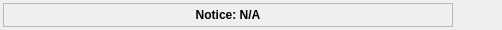
<?xml version="1.0" encoding="UTF-8"?>
<ui version="4.0">
 <class>NoticeLabel</class>
 <widget class="QWidget" name="NoticeLabel">
  <property name="geometry">
   <rect>
    <x>0</x>
    <y>0</y>
    <width>502</width>
    <height>30</height>
   </rect>
  </property>
  <property name="minimumSize">
   <size>
    <width>0</width>
    <height>30</height>
   </size>
  </property>
  <property name="windowTitle">
   <string>Notice</string>
  </property>
  <layout class="QHBoxLayout" name="horizontalLayout" stretch="1,0">
   <property name="leftMargin">
    <number>3</number>
   </property>
   <property name="topMargin">
    <number>3</number>
   </property>
   <property name="rightMargin">
    <number>3</number>
   </property>
   <property name="bottomMargin">
    <number>3</number>
   </property>
   <item>
    <widget class="QLabel" name="labelNotice">
     <property name="sizePolicy">
      <sizepolicy hsizetype="Preferred" vsizetype="Preferred">
       <horstretch>0</horstretch>
       <verstretch>0</verstretch>
      </sizepolicy>
     </property>
     <property name="font">
      <font>
       <bold>true</bold>
      </font>
     </property>
     <property name="autoFillBackground">
      <bool>true</bool>
     </property>
     <property name="frameShape">
      <enum>QFrame::Shape::StyledPanel</enum>
     </property>
     <property name="lineWidth">
      <number>3</number>
     </property>
     <property name="text">
      <string>Notice: N/A</string>
     </property>
     <property name="scaledContents">
      <bool>false</bool>
     </property>
     <property name="alignment">
      <set>Qt::AlignmentFlag::AlignCenter</set>
     </property>
     <property name="margin">
      <number>0</number>
     </property>
    </widget>
   </item>
   <item>
    <widget class="QPushButton" name="pushButtonClose">
     <property name="text">
      <string/>
     </property>
     <property name="icon">
      <iconset resource="../../libres/resources/icons.qrc">
       <normaloff>:/icons/trash.svg</normaloff>:/icons/trash.svg</iconset>
     </property>
     <property name="flat">
      <bool>true</bool>
     </property>
    </widget>
   </item>
  </layout>
 </widget>
 <resources>
  <include location="../../libres/resources/icons.qrc"/>
 </resources>
 <connections>
  <connection>
   <sender>pushButtonClose</sender>
   <signal>clicked()</signal>
   <receiver>NoticeLabel</receiver>
   <slot>closeNotice()</slot>
   <hints>
    <hint type="sourcelabel">
     <x>525</x>
     <y>38</y>
    </hint>
    <hint type="destinationlabel">
     <x>269</x>
     <y>39</y>
    </hint>
   </hints>
  </connection>
 </connections>
 <slots>
  <slot>closeNotice()</slot>
 </slots>
</ui>
